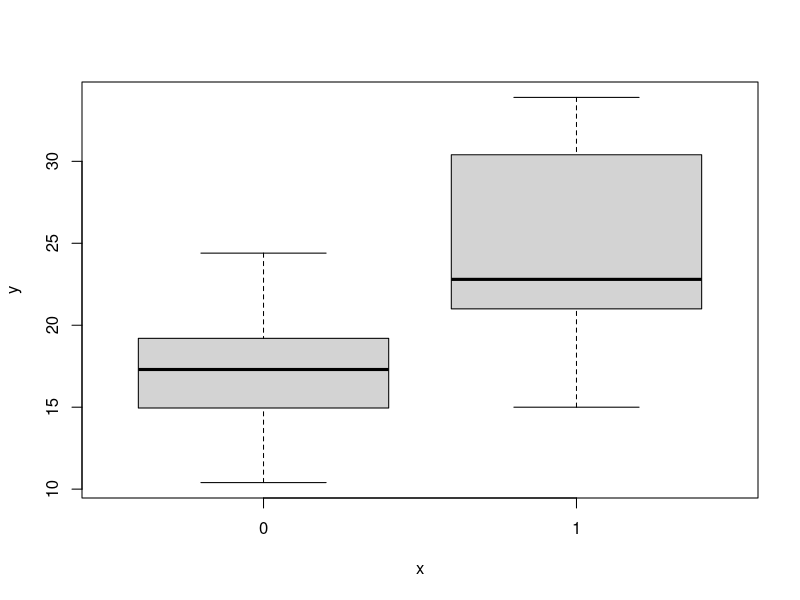
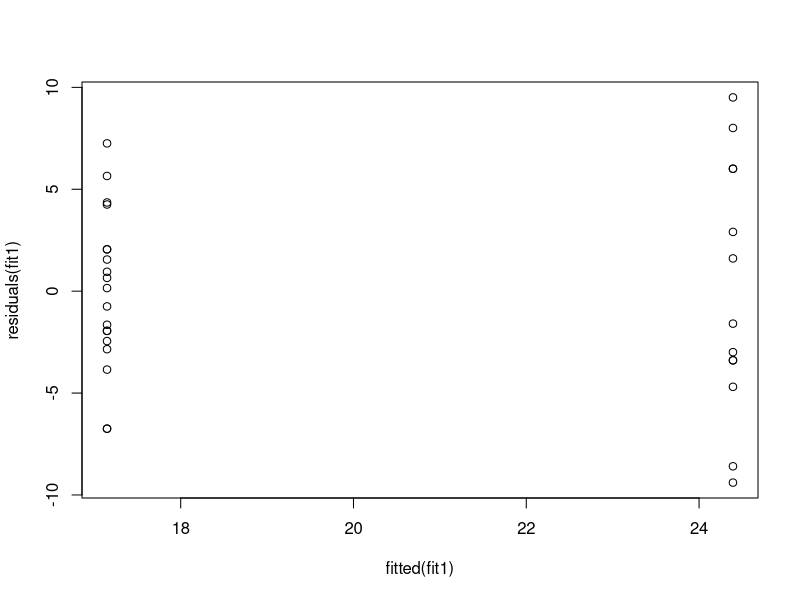
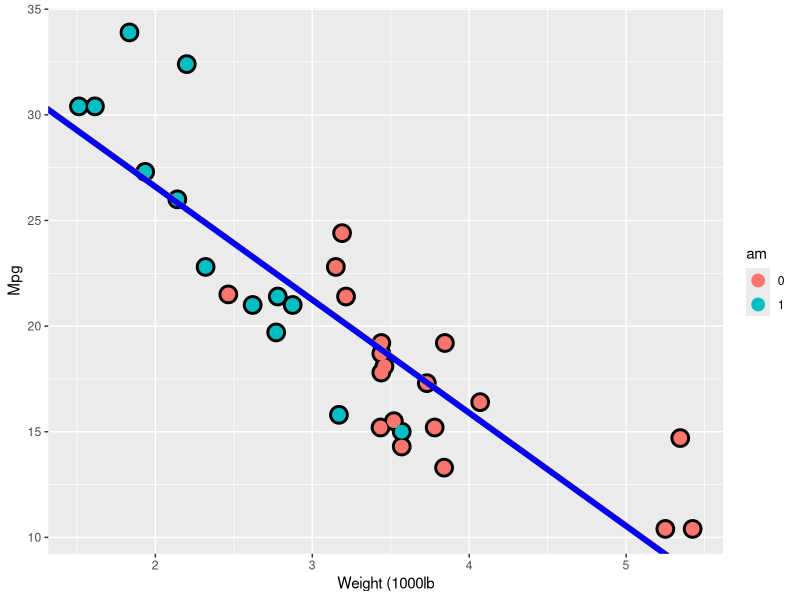
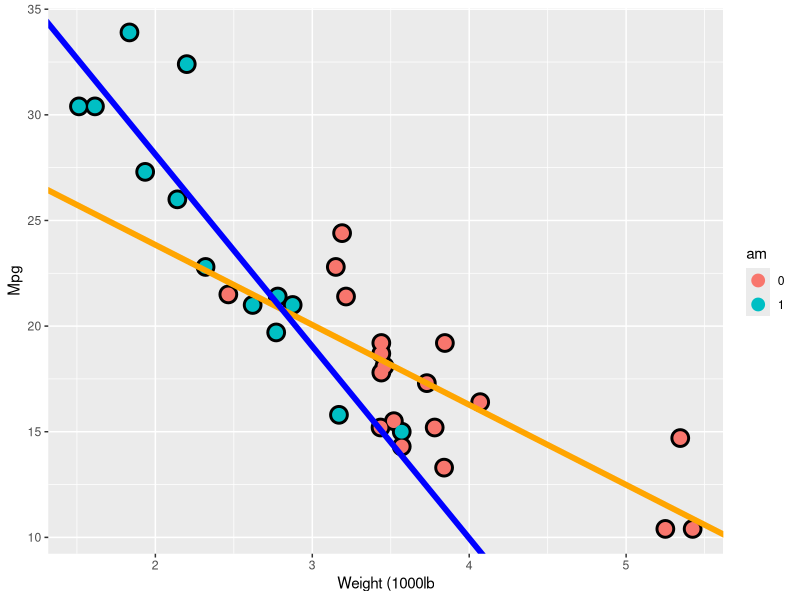
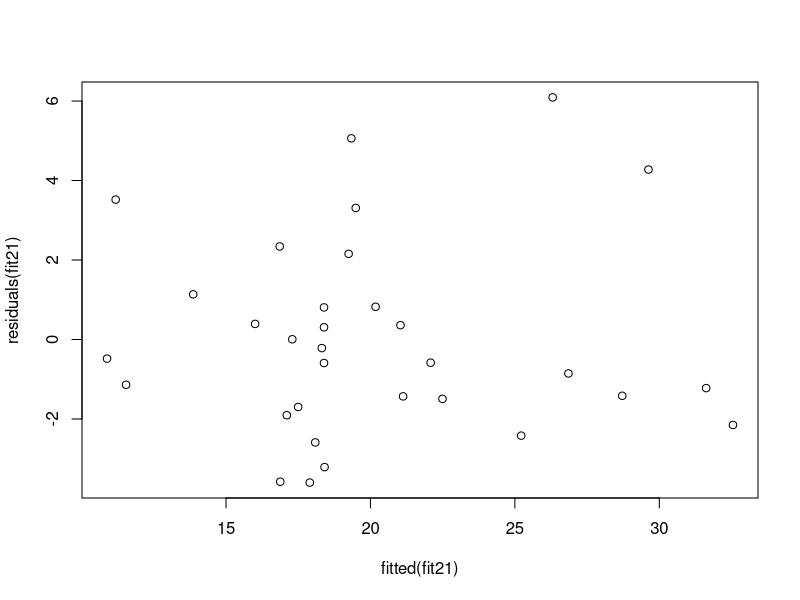

Write R code to recreate these figures, in order.
## ---- chunk 1
knitr::opts_chunk$set(echo = TRUE, message = FALSE, warning=FALSE)
## ---- chunk 2
library(car)
library(ggplot2)
## ---- chunk 3
data(mtcars)
str(mtcars)
## ---- chunk 4
data <- mtcars
data$am <- as.factor(data$am)
data$cyl <- as.factor(data$cyl)
data$gear <- as.factor(data$gear)
data$carb <- as.factor(data$carb)
data$vs <- as.factor(data$vs)
## ---- chunk 5
sum(is.na(data))
## ---- chunk 6
fit1 <- lm(mpg~am,data=data)
## ---- chunk 7
fit1 <- lm(mpg~am,data=data)
fit2 <- lm(mpg~am+wt,data=data)
fit3 <- lm(mpg~am+wt+hp, data=data)
fit4 <- lm(mpg~am+wt+hp+cyl, data=data)
fit5 <- lm(mpg~am+wt+hp+cyl+disp,data=data)
fit6 <- lm(mpg~am+wt+hp+cyl+disp+drat,data=data)
fit7 <- lm(mpg~am+wt+hp+cyl+disp+drat+qsec,data=data)
fit8 <- lm(mpg~am+wt+hp+cyl+disp+drat+qsec+vs,data=data)
fit9 <- lm(mpg~am+wt+hp+cyl+disp+drat+qsec+vs+gear,data=data)
fit10 <- lm(mpg~am+wt+hp+cyl+disp+drat+qsec+vs+gear+carb,data=data)
## ---- chunk 8
summary(fit2)$coef
## ---- chunk 9
fit21 <- lm(mpg~am*wt,data=data)
summary(fit21)$coef
## ---- chunk 10
anova(fit2,fit21)[1:6]
## ---- chunk 11
sqrt(vif(fit21))
## ---- chunk 12
confint(fit21)
## ---- chunk 13
plot(data$am,data$mpg)
## ---- chunk 14
plot(fitted(fit1),residuals(fit1))
## ---- chunk 15
summary(fit1)$coef
## ---- chunk 16
anova(fit1, fit2, fit3,fit4, fit5, fit6,fit7,fit8,fit9,fit10)[1:6]
## ---- chunk 17
g = ggplot(data, aes(x = wt, y = mpg, colour = am))
g = g + geom_point(size = 6, colour = "black") + geom_point(size = 4)
g = g + xlab("Weight (1000lb") + ylab("Mpg")
g1 = g
g1 = g1 + geom_abline(intercept = coef(fit2)[1], slope = coef(fit2)[3], size = 2,colour="orange")
g1 = g1 + geom_abline(intercept = coef(fit2)[1] + coef(fit2)[2], 
                          slope = coef(fit2)[3], size = 2,colour="blue")
g1
## ---- chunk 18
g2 = g
g2 = g2 + geom_abline(intercept = coef(fit21)[1], slope = coef(fit21)[3], size = 2,colour="orange")
g2 = g2 + geom_abline(intercept = coef(fit21)[1] + coef(fit21)[2], 
                          slope = coef(fit21)[3] + coef(fit21)[4], size = 2,colour="blue")
g2
## ---- chunk 19
plot(fitted(fit21),residuals(fit21))
